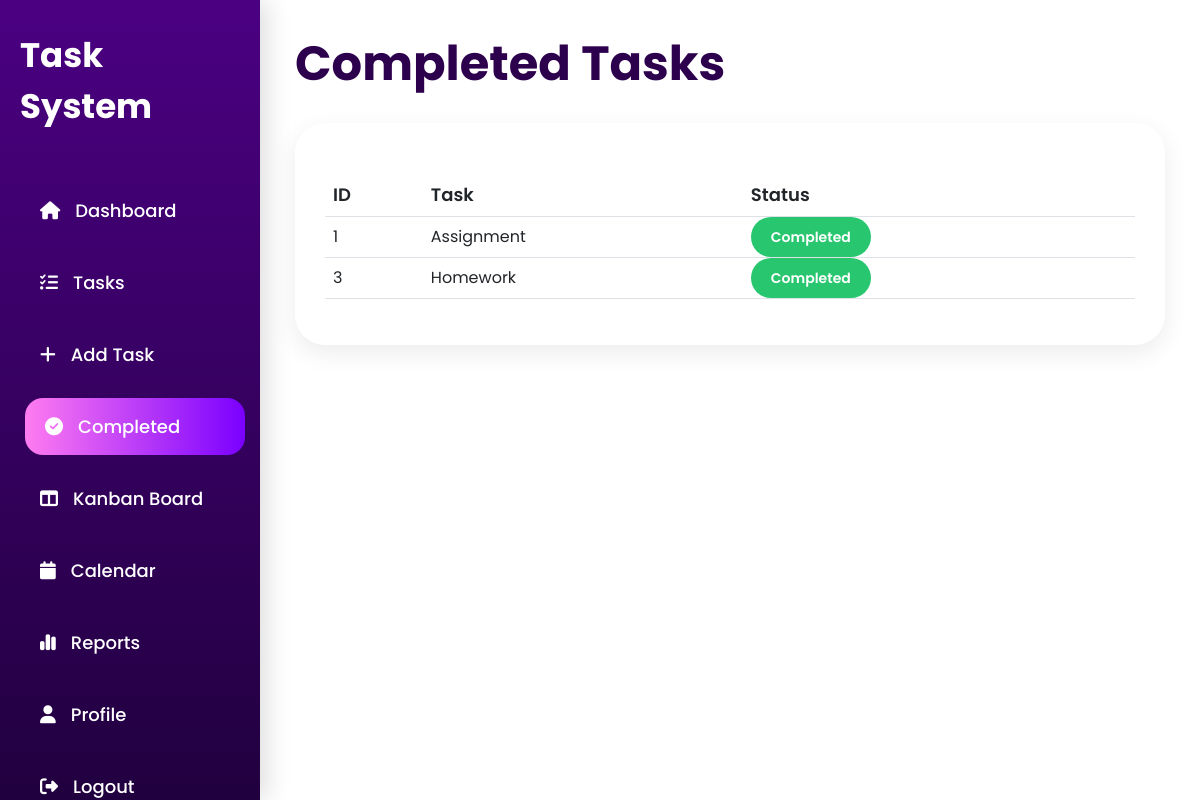
Page /completed (signed in) on the committed database.
### tables this page shows
CREATE TABLE tasks (

        id INTEGER PRIMARY KEY AUTOINCREMENT,

        task_name TEXT NOT NULL,

        due_date TEXT,

        status TEXT DEFAULT 'Pending',

        priority TEXT DEFAULT 'Medium',

        stage TEXT DEFAULT 'Pending'

    );

### app.py (the view)
@app.route('/completed')
def completed():
    if 'user' not in session:
        return redirect('/')
    conn = sqlite3.connect('database.db')
    cursor = conn.cursor()
    cursor.execute(
        "SELECT * FROM tasks WHERE status='Completed'"
    )
    tasks = cursor.fetchall()
    conn.close()
    return render_template(
        'completed.html',
        tasks=tasks
    )

### templates/completed.html (shortened to what this page needs)
<!DOCTYPE html>
<html lang="en">
<head>
<link rel="stylesheet"
href="{{ url_for('static', filename='style.css') }}">
<link href="https://cdn.jsdelivr.net/npm/bootstrap@5.3.0/dist/css/bootstrap.min.css"
rel="stylesheet">
<link rel="stylesheet"
href="https://cdnjs.cloudflare.com/ajax/libs/font-awesome/6.5.1/css/all.min.css">
</head>
<body>
<div class="sidebar">
    <div class="logo">
        Task System
    </div>
    <a href="/dashboard">
        <i class="fa-solid fa-house"></i>
        Dashboard
    </a>
    <a href="/tasks">
        <i class="fa-solid fa-list-check"></i>
        Tasks
    </a>
    <a href="/add_task">
        <i class="fa-solid fa-plus"></i>
        Add Task
    </a>
    <a href="/completed" class="active">
        <i class="fa-solid fa-circle-check"></i>
        Completed
    </a>
    <a href="/kanban">
        <i class="fa-solid fa-table-columns"></i>
        <span>Kanban Board</span>
    </a>
    <a href="/calendar">
        <i class="fa-solid fa-calendar"></i>
        Calendar
    </a>
    <a href="/reports">
        <i class="fa-solid fa-chart-simple"></i>
        Reports
    </a>
    <a href="/profile">
        <i class="fa-solid fa-user"></i>
        Profile
    </a>
    <a href="/">
        <i class="fa-solid fa-right-from-bracket"></i>
        Logout
    </a>
</div>
<div class="main">
    <h1 class="page-title">
        Completed Tasks
    </h1>
    <div class="card-box">
        <table class="table">
            <tr>
                <th>ID</th>
                <th>Task</th>
                <th>Status</th>
            </tr>
            {% for task in tasks %}
            <tr>
                <td>{{ task[0] }}</td>
                <td>{{ task[1] }}</td>
                <td>
                    <span class="status completed">
                        Completed
                    </span>
                </td>
            </tr>
            {% endfor %}
        </table>
    </div>
</div>
</body>
</html>

### static/style.css (style rules this page uses)
* { margin:0; padding:0; box-sizing:border-box; font-family:'Poppins',sans-serif; }
body { background:#f6f3ff; overflow-x:hidden; }
.sidebar { position:fixed; width:260px; height:100vh; background:linear-gradient(to bottom,#4B0082,#21003F); padding:30px 20px; left:0; top:0; overflow-y:auto; box-shadow:5px 0 25px rgba(0,0,0,0.15); z-index:1000; }
.logo { color:white; font-size:34px; font-weight:700; margin-bottom:50px; }
.sidebar a { display:flex; align-items:center; gap:15px; color:white; text-decoration:none; padding:15px 20px; margin-bottom:15px; border-radius:18px; transition:0.3s; font-size:18px; font-weight:500; }
.sidebar a:hover, .sidebar a.active { background:linear-gradient(to right,#FF7CF0,#7A00FF); transform:translateX(5px); }
.main, .main-content { margin-left:260px; padding:35px; min-height:100vh; }
.page-title { font-size:48px; font-weight:700; color:#2d004d; margin-bottom:30px; }
.card-box { background:white; border-radius:30px; padding:30px; box-shadow:0 8px 25px rgba(0,0,0,0.08); margin-bottom:30px; }
.table { margin-top:20px; }
.table th { color:#2d004d; font-size:18px; padding:18px; font-weight:600; }
.table td { padding:18px; font-size:16px; vertical-align:middle; }
.status { padding:10px 20px; border-radius:30px; color:white; font-size:14px; font-weight:600; }
.completed { background:#28c76f; }

### rows in the picture
tasks: id "1", task_name "Assignment"
tasks: id "3", task_name "Homework"
